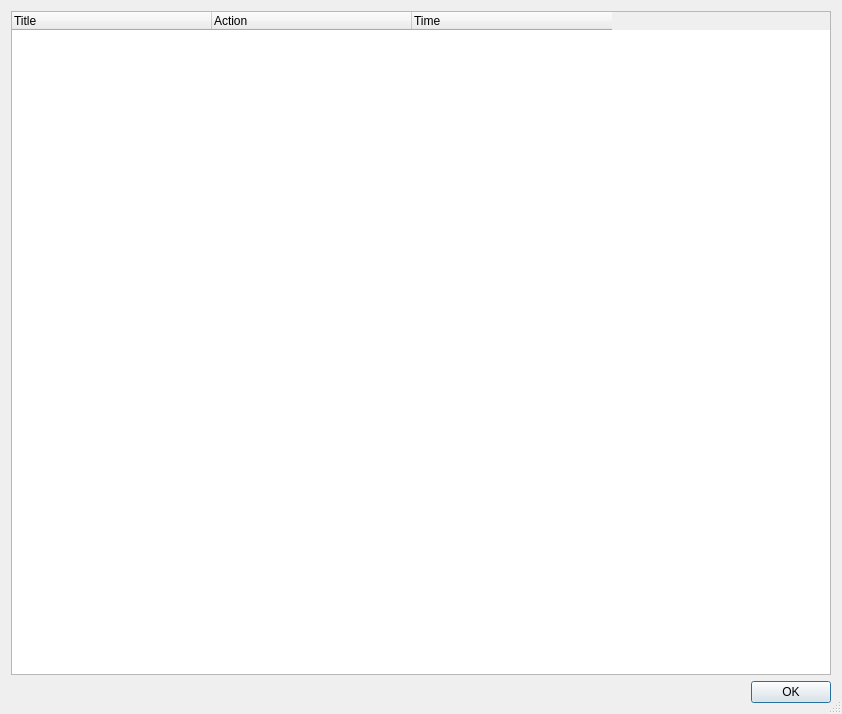
<?xml version="1.0" encoding="UTF-8"?>
<ui version="4.0">
 <class>Dialog_History</class>
 <widget class="QDialog" name="Dialog_History">
  <property name="geometry">
   <rect>
    <x>0</x>
    <y>0</y>
    <width>842</width>
    <height>714</height>
   </rect>
  </property>
  <property name="contextMenuPolicy">
   <enum>Qt::PreventContextMenu</enum>
  </property>
  <property name="windowTitle">
   <string>History</string>
  </property>
  <property name="windowIcon">
   <iconset resource="Resources.qrc">
    <normaloff>:/Resources/Icon.png</normaloff>:/Resources/Icon.png</iconset>
  </property>
  <property name="sizeGripEnabled">
   <bool>true</bool>
  </property>
  <property name="modal">
   <bool>true</bool>
  </property>
  <layout class="QVBoxLayout" name="verticalLayout">
   <item>
    <widget class="QTreeWidget" name="HistoryTreeWidget">
     <property name="contextMenuPolicy">
      <enum>Qt::CustomContextMenu</enum>
     </property>
     <property name="horizontalScrollBarPolicy">
      <enum>Qt::ScrollBarAlwaysOff</enum>
     </property>
     <property name="editTriggers">
      <set>QAbstractItemView::NoEditTriggers</set>
     </property>
     <property name="showDropIndicator" stdset="0">
      <bool>false</bool>
     </property>
     <property name="alternatingRowColors">
      <bool>true</bool>
     </property>
     <property name="rootIsDecorated">
      <bool>false</bool>
     </property>
     <property name="uniformRowHeights">
      <bool>true</bool>
     </property>
     <property name="itemsExpandable">
      <bool>false</bool>
     </property>
     <property name="wordWrap">
      <bool>true</bool>
     </property>
     <property name="expandsOnDoubleClick">
      <bool>false</bool>
     </property>
     <attribute name="headerCascadingSectionResizes">
      <bool>true</bool>
     </attribute>
     <attribute name="headerDefaultSectionSize">
      <number>200</number>
     </attribute>
     <attribute name="headerMinimumSectionSize">
      <number>200</number>
     </attribute>
     <attribute name="headerStretchLastSection">
      <bool>false</bool>
     </attribute>
     <column>
      <property name="text">
       <string>Title</string>
      </property>
     </column>
     <column>
      <property name="text">
       <string>Action</string>
      </property>
     </column>
     <column>
      <property name="text">
       <string>Time</string>
      </property>
     </column>
    </widget>
   </item>
   <item>
    <widget class="QDialogButtonBox" name="ButtonBox">
     <property name="orientation">
      <enum>Qt::Horizontal</enum>
     </property>
     <property name="standardButtons">
      <set>QDialogButtonBox::Ok</set>
     </property>
    </widget>
   </item>
  </layout>
 </widget>
 <resources>
  <include location="Resources.qrc"/>
 </resources>
 <connections>
  <connection>
   <sender>ButtonBox</sender>
   <signal>accepted()</signal>
   <receiver>Dialog_History</receiver>
   <slot>accept()</slot>
   <hints>
    <hint type="sourcelabel">
     <x>248</x>
     <y>254</y>
    </hint>
    <hint type="destinationlabel">
     <x>157</x>
     <y>274</y>
    </hint>
   </hints>
  </connection>
  <connection>
   <sender>ButtonBox</sender>
   <signal>rejected()</signal>
   <receiver>Dialog_History</receiver>
   <slot>reject()</slot>
   <hints>
    <hint type="sourcelabel">
     <x>316</x>
     <y>260</y>
    </hint>
    <hint type="destinationlabel">
     <x>286</x>
     <y>274</y>
    </hint>
   </hints>
  </connection>
 </connections>
</ui>
